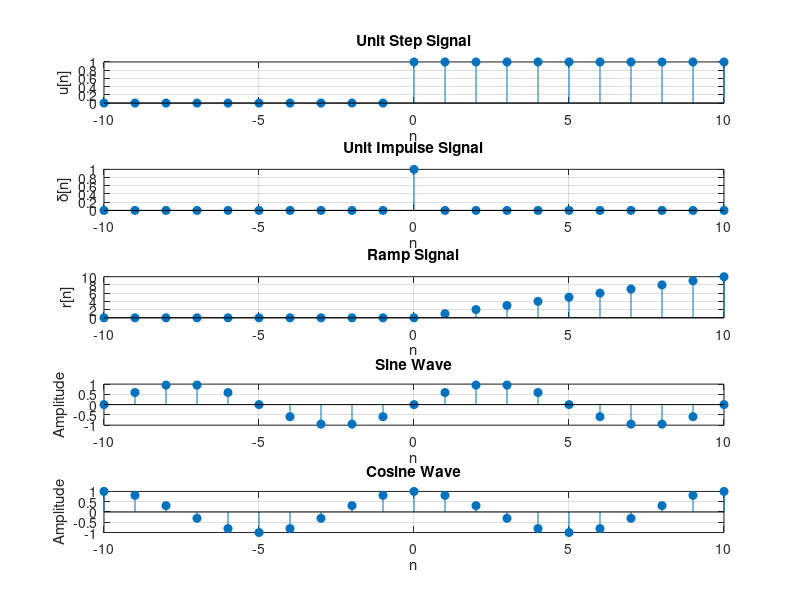

Write MATLAB code to recreate this figure.
clc;
clear;
close all;

% Sample index
n = -10:10;

% Unit Step
u = double(n >= 0);

% Unit Impulse
delta = double(n == 0);

% Ramp
r = n .* u;

% Sine and Cosine
f = 0.1;
s = sin(2*pi*f*n);
c = cos(2*pi*f*n);

figure;

subplot(5,1,1)
stem(n,u,'filled')
title('Unit Step Signal')
xlabel('n')
ylabel('u[n]')
grid on

subplot(5,1,2)
stem(n,delta,'filled')
title('Unit Impulse Signal')
xlabel('n')
ylabel('\delta[n]')
grid on

subplot(5,1,3)
stem(n,r,'filled')
title('Ramp Signal')
xlabel('n')
ylabel('r[n]')
grid on

subplot(5,1,4)
stem(n,s,'filled')
title('Sine Wave')
xlabel('n')
ylabel('Amplitude')
grid on

subplot(5,1,5)
stem(n,c,'filled')
title('Cosine Wave')
xlabel('n')
ylabel('Amplitude')
grid on
